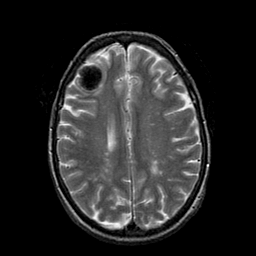
#> input picture brain-tumour/images/adenocarcinoma.png, 256 x 256 px
$ jupyter execute adenocarcinoma.ipynb
#> lines starting #> are read from the running program, lines starting #| are printed output that depends on the picture; after the words box and inside, x2 and y2 are one past the last pixel; in counts of white or black regions, pixels touching at a corner belong together
### Adenocarcinoma MRI with the same approach as Glioma MRI

[cell 1]
import cv2
import numpy as np
import matplotlib.pyplot as plt
from sklearn.cluster import KMeans

from typing import Union

Reading and displaying the original MRI image

[cell 2]
img = cv2.imread('images/adenocarcinoma.png', cv2.IMREAD_GRAYSCALE)
#> img is the input picture: shape (256, 256); min 0, max 255, mean 38.3
if img is None:
    raise ValueError("Image not found. Please provide a valid path.")

plt.imshow(img, cmap='gray')
plt.title('Original Image')
plt.axis('off')
plt.show()

Thresholding

[cell 3]
_, binary_img = cv2.threshold(img, 20, 255, cv2.THRESH_BINARY)
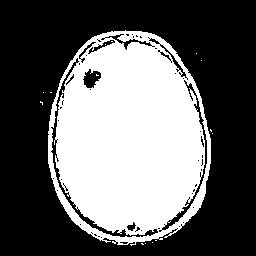
#> binary_img: shape (256, 256); 39.4% white; 15 white regions (14 under 20 px), largest, box (x1, y1, x2, y2) and area: (48, 30, 211, 246) 25804

plt.imshow(binary_img, cmap='gray')
plt.title('Thresholded Image')
plt.axis('off')
plt.show()

To remove the skull, we do the following steps:

1. Dilation
2. Erosion
3. Applying this as a mask to the original image

[cell 4]
kernel = cv2.getStructuringElement(cv2.MORPH_ELLIPSE, (5, 5))
dilated_img = cv2.dilate(binary_img, kernel, iterations=2)
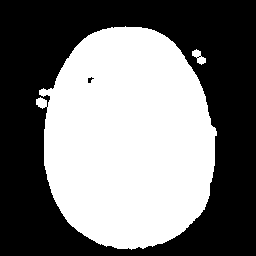
#> dilated_img: shape (256, 256); 47.3% white; 2 white regions, box (x1, y1, x2, y2) and area: (36, 26, 217, 250) 30853, (192, 49, 206, 65) 114

plt.figure(figsize=(5, 5))
plt.imshow(dilated_img, cmap='gray')
plt.title('Dilated Image')
plt.axis('off')
plt.show()

[cell 5]
kernel = cv2.getStructuringElement(cv2.MORPH_ELLIPSE, (15, 15))
eroded_img = cv2.erode(dilated_img, kernel, iterations=2)
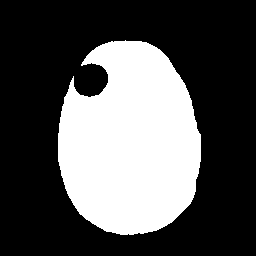
#> eroded_img: shape (256, 256); 32.6% white; 1 white region, box (x1, y1, x2, y2) and area: (58, 40, 201, 235) 21365

plt.figure(figsize=(5, 5))
plt.imshow(eroded_img, cmap="gray")
plt.title("Eroded Image")
plt.axis("off")
plt.show()

[cell 6]
masked_img = cv2.bitwise_and(img, img, mask=eroded_img)
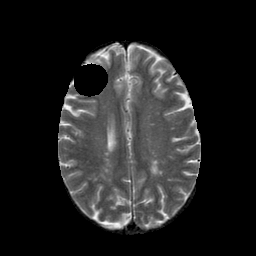
#> masked_img: shape (256, 256); min 0, max 255, mean 32.8

plt.figure(figsize=(10,5))

plt.subplot(1, 2, 1)
plt.imshow(img, cmap='gray')
plt.title('Original Image')
plt.axis('off')

plt.subplot(1,2,2)
plt.imshow(masked_img, cmap='gray')
plt.title('Skull removed')
plt.axis('off')

plt.show()

Enhancing the image using Perona-Malik anisotropic diffusion

[cell 7]
def perona_malik(img: np.ndarray, n_iter: int = 10, kappa: float = 50, gamma: float = 0.2) -> np.ndarray:
    """
    Anisotropic diffusion based on the Perona-Malik model.

    Args:
        img: The input image as a NumPy array (grayscale).
        n_iter: The number of iterations.
        kappa: The sensitivity parameter.
        gamma: The conduction parameter.

    Returns:
        The diffused image.

    Raises:
        TypeError: If input image is not a NumPy array.
        ValueError: If input image is not 2-dimensional or not of dtype float32.

    """
#> called with n_iter = 20, kappa = 30, gamma = 0.25

    if not isinstance(img, np.ndarray):
        raise TypeError("Input image must be a NumPy array.")
    if img.ndim != 2:
        raise ValueError("Input image must be 2-dimensional (grayscale).")

    h, w = img.shape
#> h = 256; w = 256
    img = img.astype(np.float32)

    for _ in range(n_iter):
        # Compute gradients
        grad_n = img[:-2, 1:-1] - img[1:-1, 1:-1]
        grad_s = img[2:, 1:-1] - img[1:-1, 1:-1]
        grad_e = img[1:-1, 2:] - img[1:-1, 1:-1]
        grad_w = img[1:-1, :-2] - img[1:-1, 1:-1]

        # Diffusion coefficients
        c_n = np.exp(-((grad_n / kappa) ** 2))
        c_s = np.exp(-((grad_s / kappa) ** 2))
        c_e = np.exp(-((grad_e / kappa) ** 2))
        c_w = np.exp(-((grad_w / kappa) ** 2))

        # Update image
        img[1:-1, 1:-1] += gamma * (
            c_n * grad_n + c_s * grad_s + c_e * grad_e + c_w * grad_w
        )
#> this loop made 20 passes
#> pass 1, in perona_malik, `grad_n = img[:-2, 1:-1] - img[1:-1, 1:-1]`:
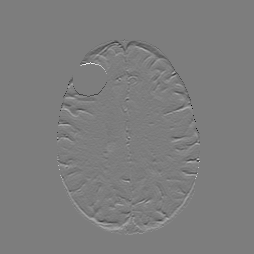
#> grad_n: shape (254, 254) float32; min -222, max 229, mean 0; drawn with min black and max white
#> pass 1, in perona_malik, `grad_e = img[1:-1, 2:] - img[1:-1, 1:-1]`:
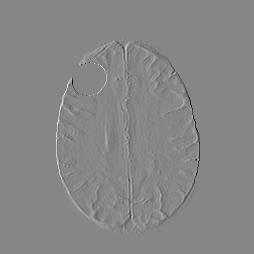
#> grad_e: shape (254, 254) float32; min -237, max 211, mean 0; drawn with min black and max white
#> pass 1, in perona_malik, `grad_w = img[1:-1, :-2] - img[1:-1, 1:-1]`:
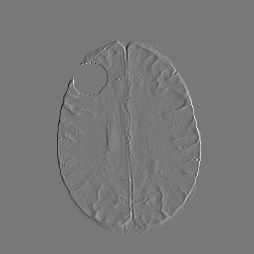
#> grad_w: shape (254, 254) float32; min -211, max 237, mean 0; drawn with min black and max white
#> after the loop:
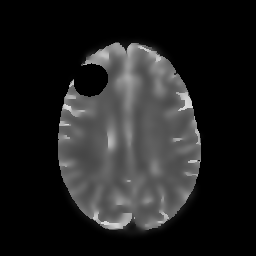
#> img: shape (256, 256) float32; min 0, max 222.7, mean 32.8

    return img

[cell 8]
enhanced_img = perona_malik(masked_img, n_iter=20, kappa=30, gamma=0.25)

K-Means Clustering to segment the brain

[cell 9]
def kmeans_segmentation(img: np.ndarray, n_clusters: int = 4) -> np.ndarray:
    """
    Performs k-means clustering for image segmentation.

    Args:
        img: The input image as a NumPy array (grayscale).
        n_clusters: The number of clusters (segments).

    Returns:
        A NumPy array representing the segmented image where each pixel value corresponds to a cluster label.
        Returns None if an error occurs during clustering.

    Raises:
        TypeError: If input image is not a NumPy array.
        ValueError: If input image is not 2-dimensional (grayscale).

    """
#> called with n_clusters = 4
    if not isinstance(img, np.ndarray):
        raise TypeError("Input image must be a NumPy array.")
    if img.ndim != 2:
        raise ValueError("Input image must be 2-dimensional (grayscale).")

    try:
        height, width = img.shape
#> height = 256; width = 256
        pixel_data = img.reshape(-1, 1).astype(np.float32) #Ensure float32 for KMeans

        kmeans = KMeans(n_clusters=n_clusters, random_state=0, n_init=10) #n_init increased for robustness
        kmeans.fit(pixel_data)
        segmented_image = kmeans.labels_.reshape(height, width)
        return segmented_image
    except Exception as e:
        print(f"An error occurred during k-means clustering: {e}")
        return None

[cell 10]
segmented_img = kmeans_segmentation(enhanced_img, n_clusters=4)
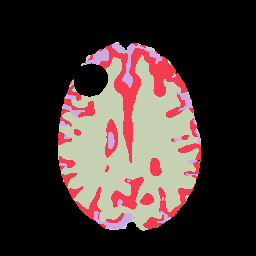
#> segmented_img: shape (256, 256) int32; 4 distinct labels, from 0 to 3; one colour per label, 0 black

Extract the tumor

[cell 11]
def segment_tumor(segmented_img: np.ndarray, cluster_id: int) -> Union[np.ndarray, None]:
    """
    Extracts the tumor region from a segmented image based on a given cluster ID.

    Args:
        segmented_img: The segmented image as a NumPy array.  Each pixel value represents a cluster ID.
        cluster_id: The integer ID of the cluster representing the tumor.

    Returns:
        A binary NumPy array (mask) where 1 represents the tumor region and 0 represents the background.
        Returns None if an error occurs or if the cluster ID is not found.

    Raises:
        TypeError: If segmented_img is not a NumPy array.
        ValueError: If cluster_id is not an integer or if segmented_img is not 2D.

    """
#> called with cluster_id = 2
    if not isinstance(segmented_img, np.ndarray):
        raise TypeError("segmented_img must be a NumPy array.")
    if segmented_img.ndim != 2:
        raise ValueError("segmented_img must be a 2D array.")
    if not isinstance(cluster_id, int):
        raise ValueError("cluster_id must be an integer.")

    try:
        tumor_mask = (segmented_img == cluster_id).astype(np.uint8)
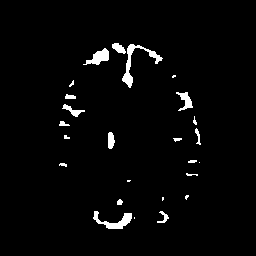
#> tumor_mask: shape (256, 256); values 0 (black) and 1 (white), 2.6% white; 25 white regions (9 under 20 px), largest, box (x1, y1, x2, y2) and area: (122, 44, 163, 88) 368, (93, 211, 132, 229) 281, (83, 48, 109, 65) 219
        #Check if any pixels match the cluster ID
        if np.sum(tumor_mask) == 0:
            print("Warning: No pixels found matching the specified cluster ID.")
            return None
        return tumor_mask
    except Exception as e:
        print(f"An error occurred during tumor segmentation: {e}")
        return None

[cell 12]
tumor_mask = segment_tumor(segmented_img, cluster_id=2)

Displaying the final results

[cell 13]
plt.figure(figsize=(20, 8))

plt.subplot(1, 4, 1)
plt.imshow(img, cmap="gray")
plt.title("Original Image")

plt.subplot(1, 4, 2)
plt.imshow(enhanced_img, cmap="gray")
plt.title("Enhanced Image")

plt.subplot(1, 4, 3)
plt.imshow(segmented_img, cmap="nipy_spectral")
plt.title("Segmented Image")

plt.subplot(1, 4, 4)
plt.imshow(tumor_mask, cmap="gray")
plt.title("Tumor Region")

plt.show()

$ run again, with brain-tumour/images/sarcoma.png copied over brain-tumour/images/adenocarcinoma.png
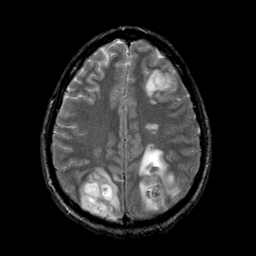
#> input picture brain-tumour/images/sarcoma.png, 256 x 256 px
#> img is the input picture: shape (256, 256); min 0, max 255, mean 38.2
#> binary_img: shape (256, 256); 37.5% white; 22 white regions (20 under 20 px), largest, box (x1, y1, x2, y2) and area: (50, 38, 202, 225) 21594, (40, 26, 212, 239) 2938
#> dilated_img: shape (256, 256); 47.1% white; 1 white region, box (x1, y1, x2, y2) and area: (36, 22, 216, 243) 30853
#> eroded_img: shape (256, 256); 32.6% white; 1 white region, box (x1, y1, x2, y2) and area: (50, 37, 202, 227) 21336
#> segmented_img: shape (256, 256) int32; 4 distinct labels, from 0 to 3
#> in segment_tumor, `tumor_mask = (segmented_img == cluster_id).astype(np.uint8)`:
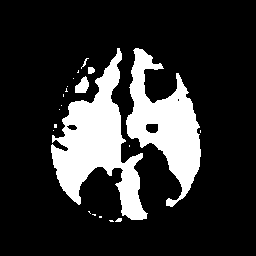
#> tumor_mask: shape (256, 256); values 0 (black) and 1 (white), 18.7% white; 21 white regions (15 under 20 px), largest, box (x1, y1, x2, y2) and area: (51, 48, 148, 220) 6675, (126, 48, 201, 207) 5286, (75, 76, 89, 93) 159, (88, 67, 95, 74) 42, (81, 58, 89, 69) 22, (115, 218, 122, 222) 21
